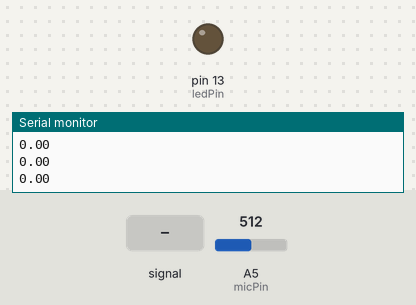
Bench run of a sketch on a simulated Arduino Uno, built with avr-gcc and run on an emulated ATmega328P. Shown: output pins drawn as LEDs (lit = HIGH), the last lines printed to the serial monitor. The inputs (shaded band) are chosen by the test bench; at power-on: A5 (micPin) = 512.

Above: at 1.2 s.
1.3 s: A5 (micPin) fed a 200 Hz sine of ±255 counts around its level
At 2.5 s:
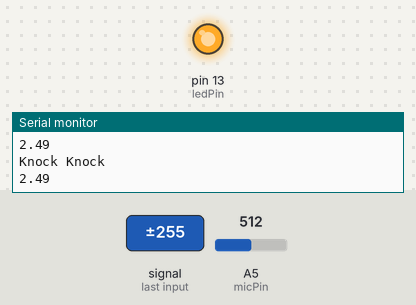
3.0 s: A5 (micPin) set to 716
At 4.8 s:
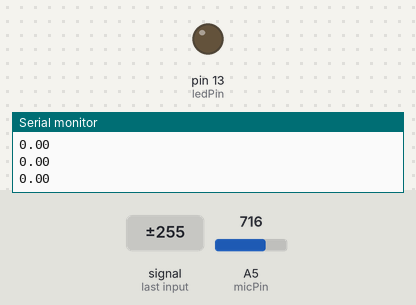
Timing chart, 0 to 6.3 s (numbered marks = the images above; inputs shaded):
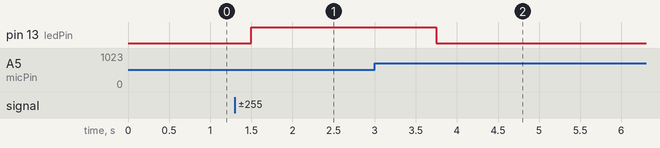

Measured:
- after the input at 1.3 s, pin 13 (ledPin): LOW → HIGH after 0.20 s
- after the input at 3.0 s, pin 13 (ledPin): HIGH → LOW after 0.75 s

The sketch:

SoundSensor.ino
```cpp
/* SoundSensor sketch - taken from https://learn.sparkfun.com/tutorials/electret-mic-breakout-board-hookup-guide?_ga=1.169443297.1171021963.1487176620
  *  Gracefully lifted, re commented and edited for LabLib
   */

// define the sample window
const int sampleWindow = 250; // in ms - we sample at 4Hz or 4 times pr second (this will also delay the loop with the sampletime)
unsigned int knock; // to store the values we get from the electret/microphone
int ledPin = 13; // onboard arduino LED pin
int micPin = A5;

float voltageIn = 5.0; // the voltage we are supplying the component with (5.0 or 3.3)

void setup()
{
   // open serial and setup the pinmode for the LED
  Serial.begin(9600);
  pinMode(ledPin, OUTPUT);
}

void loop()
{
 unsigned long start= millis();  // Start of sample window
 unsigned int peakToPeak = 0;   // peak-to-peak level

 unsigned int signalMax = 0;
 unsigned int signalMin = 1024;

 // collect data for 250 miliseconds
 while (millis() - start < sampleWindow)
 {
   // we read from ADC on analog 5 into the "knock" variable.
   knock = analogRead(micPin);
      if (knock < 1024) // if our reading is inside our range (max 10-bit ADC range is 1024, so its basically all readings)
      {
         if (knock > signalMax) // if the reading is higher than current max
         {
           signalMax = knock; // we save a new max value
         }
      else if (knock < signalMin) // if reading is less than current min.
        {
         signalMin = knock; // we save a new min value
         }
     }
 }
 peakToPeak = signalMax - signalMin;  // max - min = peak-peak amplitude
 double volts = (peakToPeak * voltageIn) / 1024;  // convert to volts

// we then print the volts as converted above, and react to it by switching the LED on (or off)
Serial.println(volts);
 if (volts >=1.0)
 {
  //turn on LED
  digitalWrite(ledPin, HIGH);
   delay(500);
  Serial.println("Knock Knock");
 }
 else
 {
 //turn LED off
 digitalWrite(ledPin, LOW);
 }
}
```
